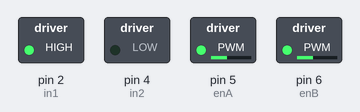
Bench run of a sketch on a simulated Arduino Uno, built with avr-gcc and run on an emulated ATmega328P. On the bench: switched loads named in the sketch (green lamp = pin HIGH).

Above: at 0.05 s.
At 1.45 s:
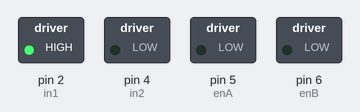
At 3.65 s:
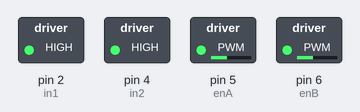
At 7.95 s:
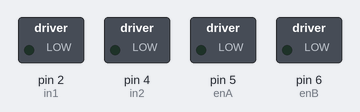
At 11.95 s:
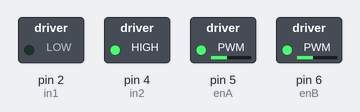
At 15.95 s:
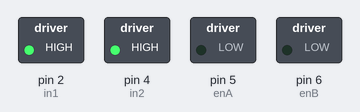
Timing chart, 0 to 20.8 s (numbered marks = the images above):
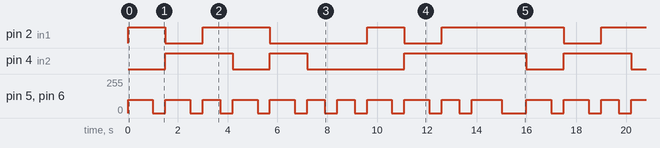

Measured:
- by itself, pin 2 (in1): repeats every 16.0 s: LOW 1.5 s, HIGH 2.7 s, LOW 3.9 s, HIGH 1.5 s, LOW 1.5 s, HIGH 4.9 s
- by itself, pin 4 (in2): repeats every 16.0 s: LOW 1.5 s, HIGH 1.5 s, LOW 3.9 s, HIGH 4.9 s, LOW 1.5 s, HIGH 2.7 s
- by itself, pin 5 (enA), pin 6 (enB): moves between 0/255 and 100/255, repeating every 16.0 s

The sketch:

dance.ino
```cpp
#include <Arduino.h>

// Motor A pins
const int in1 = 2;
const int enA = 5;

// Motor B pins (B1)
const int in2 = 4;
const int enB = 6;

void setup() {
  pinMode(in1, OUTPUT);
  pinMode(enA, OUTPUT);
  pinMode(in2, OUTPUT);
  pinMode(enB, OUTPUT);
}

void loop() {
  int speed = 100;
  int turnTime = 700;
  int forwardTime = 1000;
  int spinTime = 1200;
  int pause = 500;

  // 1. Move forward
  digitalWrite(in1, HIGH);
  analogWrite(enA, speed);
  digitalWrite(in2, LOW);
  analogWrite(enB, speed);
  delay(forwardTime);

  // Stop
  analogWrite(enA, 0);
  analogWrite(enB, 0);
  delay(pause);

  // Move backward to original position
  digitalWrite(in1, LOW);
  analogWrite(enA, speed);
  digitalWrite(in2, HIGH);
  analogWrite(enB, speed);
  delay(forwardTime);

  // Stop
  analogWrite(enA, 0);
  analogWrite(enB, 0);
  delay(pause);

  // 2. Turn right a bit
  digitalWrite(in1, HIGH);
  analogWrite(enA, speed);
  digitalWrite(in2, HIGH);
  analogWrite(enB, speed);
  delay(turnTime);

  // Stop
  analogWrite(enA, 0);
  analogWrite(enB, 0);
  delay(pause);

  // Move forward
  digitalWrite(in1, HIGH);
  analogWrite(enA, speed);
  digitalWrite(in2, LOW);
  analogWrite(enB, speed);
  delay(forwardTime);

  // Stop
  analogWrite(enA, 0);
  analogWrite(enB, 0);
  delay(pause);

  // Move backward to original position
  digitalWrite(in1, LOW);
  analogWrite(enA, speed);
  digitalWrite(in2, HIGH);
  analogWrite(enB, speed);
  delay(forwardTime);

  // Stop
  analogWrite(enA, 0);
  analogWrite(enB, 0);
  delay(pause);

  // Turn left to original heading
  digitalWrite(in1, LOW);
  analogWrite(enA, speed);
  digitalWrite(in2, LOW);
  analogWrite(enB, speed);
  delay(turnTime);

  // Stop
  analogWrite(enA, 0);
  analogWrite(enB, 0);
  delay(pause);

  // 3. Turn left a bit
  digitalWrite(in1, LOW);
  analogWrite(enA, speed);
  digitalWrite(in2, LOW);
  analogWrite(enB, speed);
  delay(turnTime);

  // Stop
  analogWrite(enA, 0);
  analogWrite(enB, 0);
  delay(pause);

  // Move forward
  digitalWrite(in1, HIGH);
  analogWrite(enA, speed);
  digitalWrite(in2, LOW);
  analogWrite(enB, speed);
  delay(forwardTime);

  // Stop
  analogWrite(enA, 0);
  analogWrite(enB, 0);
  delay(pause);

  // Move backward to original position
  digitalWrite(in1, LOW);
  analogWrite(enA, speed);
  digitalWrite(in2, HIGH);
  analogWrite(enB, speed);
  delay(forwardTime);

  // Stop
  analogWrite(enA, 0);
  analogWrite(enB, 0);
  delay(pause);

  // Turn right to original heading
  digitalWrite(in1, HIGH);
  analogWrite(enA, speed);
  digitalWrite(in2, HIGH);
  analogWrite(enB, speed);
  delay(turnTime);

  // Stop
  analogWrite(enA, 0);
  analogWrite(enB, 0);
  delay(pause);

  // 4. Spin in place
  digitalWrite(in1, HIGH);
  analogWrite(enA, speed);
  digitalWrite(in2, HIGH);
  analogWrite(enB, speed);
  delay(spinTime);

  // Stop
  analogWrite(enA, 0);
  analogWrite(enB, 0);
  delay(1000); // Wait before repeating
}
```
